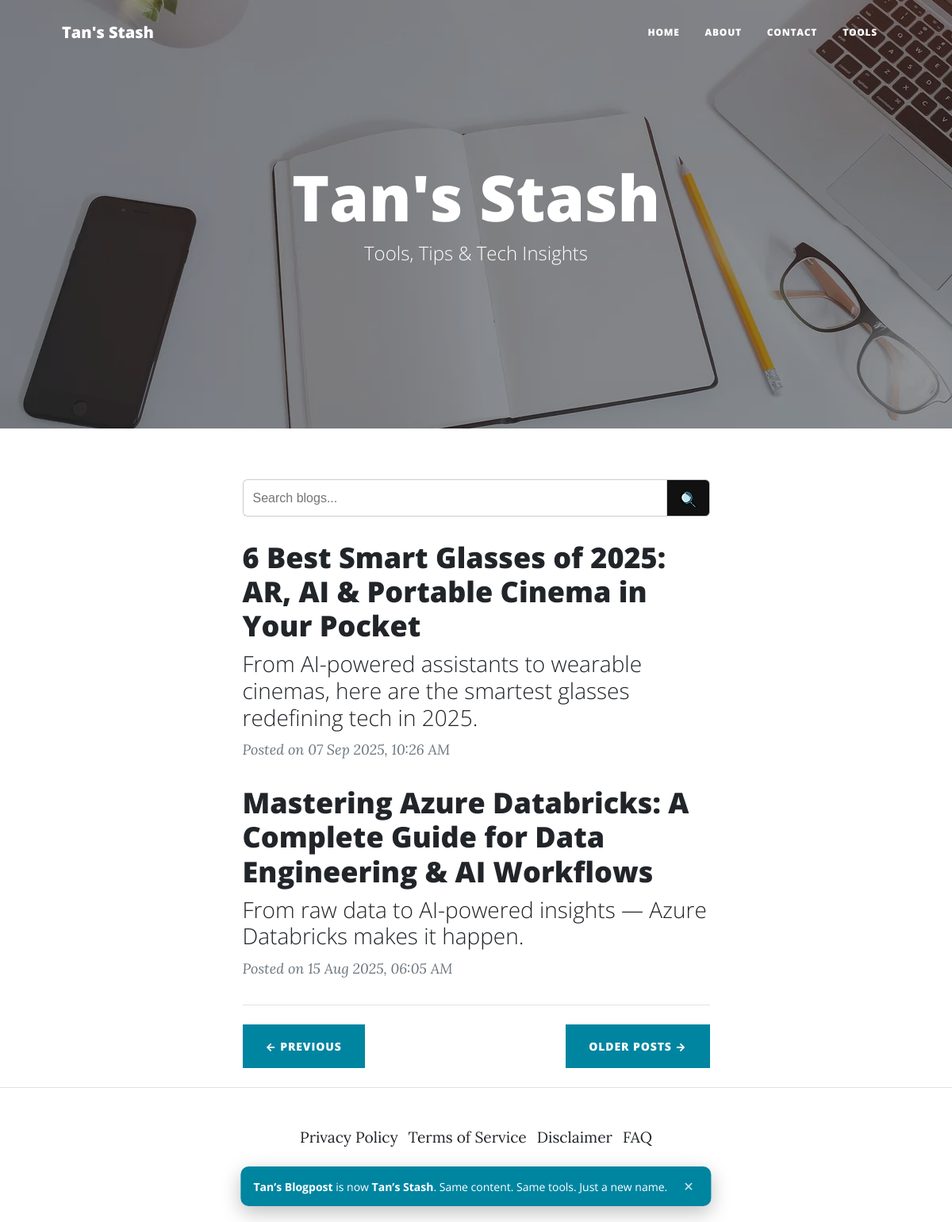
Screenshot of /?page=2 with the database file from the repository.
### src/models/post_model.py (models this page shows, shortened)
class Post(Base):
    __tablename__ = "posts"
    sno = Column(Integer, primary_key=True, index=True)
    title = Column(String(255), nullable=False)
    slug = Column(String(255), unique=True, nullable=False)
    content = Column(Text, nullable=False)
    tag_line = Column(String(255), nullable=False)
    description = Column(String(500), nullable=False, default="Tan's Stash")
    date = Column(DateTime(timezone=True), default=lambda: datetime.now(timezone.utc))
    last_modified = Column(DateTime(timezone=True), nullable=True)
    img_file = Column(String(120), nullable=True)

### src/routers/pages/home.py (the view)
@router.get("/", response_class=HTMLResponse, name="home")
async def home(
    request: Request,
    db: db_dependency,
    page: int = Query(1, ge=1),
):
    if db is None:
        flash(request, "Database is currently unavailable.", "danger")
        context = get_global_context(request)
        context.update({
            "request": request,
            "params": params,
            "posts": [],
            "prev": "#",
            "next": "#",
        })
        return templates.TemplateResponse(
            "index.html",
            context,
            status_code=status.HTTP_500_INTERNAL_SERVER_ERROR,
        )
    try:
        per_page = POSTS_PER_PAGE
        skip = (page - 1) * per_page
        total = db.query(Post).count()
        posts = (
            db.query(Post)
            .order_by(Post.date.desc())
            .offset(skip)
            .limit(per_page)
            .all()
        )
        total_pages = ceil(total / per_page)
        prev_page = (
            str(request.url_for("home")) + f"?page={page - 1}"
            if page > 1
            else "#"
        )
        next_page = (
            str(request.url_for("home")) + f"?page={page + 1}"
            if page < total_pages
            else "#"
        )
        return templates.TemplateResponse(
            "index.html",
            {
                "params": params,
                "request": request,
                "posts": posts,
                "prev": prev_page,
                "next": next_page,
            },
        )
    except Exception:
        flash(request, "Something went wrong. Please visit again later.", "danger")
        context = get_global_context(request)
        context.update({
            "request": request,
            "params": params,
            "posts": [],
            "prev": "#",
            "next": "#",
        })
        return templates.TemplateResponse(
            "index.html",
            context,
            status_code=status.HTTP_500_INTERNAL_SERVER_ERROR,
        )

### src/templates/index.html (shortened to what this page needs)
{% extends "layout.html" %}
{% set fname = 'assets/img/home-bg' %}
{% block page_style %}
    {{ request.url_for('static', path='css/index.css') }}
{% endblock %}
{% block body %}
<header class="masthead">
    <picture>
        <source
            srcset="
                {{ request.url_for('static', path=fname + '-400.webp') }} 400w,
                {{ request.url_for('static', path=fname + '-800.webp') }} 800w,
                {{ request.url_for('static', path=fname + '-1200.webp') }} 1200w"
            sizes="100vw"
            type="image/webp">
        <source
            srcset="
                {{ request.url_for('static', path=fname + '-400.jpg') }} 400w,
                {{ request.url_for('static', path=fname + '-800.jpg') }} 800w,
                {{ request.url_for('static', path=fname + '-1200.jpg') }} 1200w"
            sizes="100vw"
            type="image/jpeg">
        <img
            src="{{ request.url_for('static', path=fname + '-800.jpg') }}"
            sizes="100vw"
            alt="home-page-banner"
            class="header-img"
            fetchpriority="high"
            decoding="async"
            loading="eager">
    </picture>
    <div class="container position-relative px-4 px-lg-5">
        <div class="row gx-4 gx-lg-5 justify-content-center">
            <div class="col-md-10 col-lg-8 col-xl-7">
                <div class="site-heading">
                    <h1>{{ params['website_name'] }}</h1>
                    <h2 class="subheading">Tools, Tips & Tech Insights</h2>
                </div>
            </div>
        </div>
    </div>
</header>
<div class="container px-4 px-lg-5">
    <div class="row gx-4 gx-lg-5 justify-content-center">
        <div class="col-md-10 col-lg-8 col-xl-7">
            {% include "components/SearchBar.html" %}
            {% for post in posts %}
            <div class="post-preview">
                <a href="/blog/{{post.slug}}">
                    <h2 class="post-title">{{ post.title }}</h2>
                    <h3 class="post-subtitle">{{ post.tag_line }}</h3>
                </a>
                <p class="post-meta">
                    Posted on {{ post.date | human_date }}
                </p>
            </div>
            {% endfor %}
            <hr class="my-4" />
            <div class="d-flex justify-content-between mb-4">
                {% if prev %}
                <a class="btn btn-primary text-uppercase" href="{{ prev }}">← Previous</a>
                {% endif %}
                {% if next %}
                <a class="btn btn-primary text-uppercase" href="{{ next }}">Older Posts →</a>
                {% endif %}
            </div>
        </div>
    </div>
</div>
{% endblock %}

### rows the page displays
Post: title "6 Best Smart Glasses of 2025: AR, AI & Portable Cinema in Your Pocket", tag_line "From AI-powered assistants to wearable cinemas, here are the smartest glasses redefining tech in 2025.", date|human_date "07 Sep 2025, 10:26 AM"
Post: title "Mastering Azure Databricks: A Complete Guide for Data Engineering & AI Workflows", tag_line "From raw data to AI-powered insights — Azure Databricks makes it happen.", date|human_date "15 Aug 2025, 06:05 AM"

### other values shown
{{ params["website_name"] }} "Tan's Stash"
{{ params['website_name'] }} "Tan's Stash"
